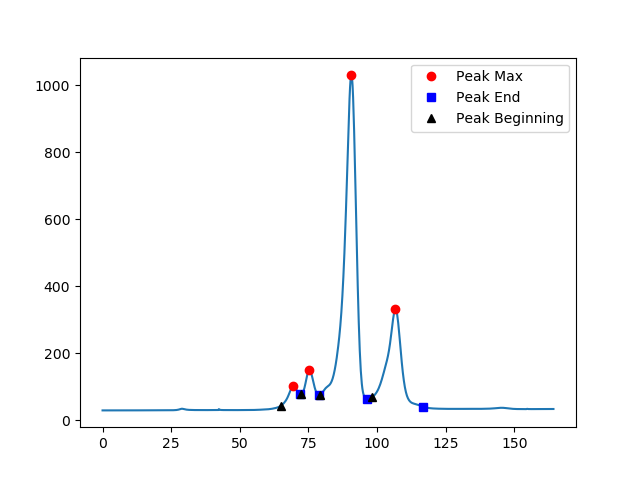

Generate this figure with Python:
#!/usr/bin/env python3

#bch5884 project2 code
#author Hannah O'Day
#uploaded to github repository: https://github.com/hannahoday/bch5884.git

import numpy
from matplotlib import pyplot
import math

#reading file
f=open("superose6_50.asc")
lines=f.readlines()
f.close()

#setting array variables
t=[]
a=[]

#parsing file into arrays t[] and a[]
for line in lines[3:]:
    words=line.split()
    try:
        t.append(float(words[0]))
        a.append(float(words[1]))
    except:
        print("could not parse", line)
        continue

#converting to numpy
t=numpy.array(t)
a=numpy.array(a)

#taking gradient of array a[]
da=numpy.gradient(a)

#setting arrays for peak[][] = peak maximums, peakend[][] = peak endings, peakbeg[][] = peak beginnings
peak=[[],[]]
peakend=[[],[]]
peakbeg=[[],[]]

#setting count for for loop
count=300

#truncated the data from points 300-627
for i in da[300:627]:
    #finding peaks by looking for where the derivative is 0 (or passes through it)
    boo=da[count]>0 and da[count+1]<0
    if boo==True:
        peak[0].append(t[count])
        peak[1].append(a[count])
    #finding peak end by looking at where the derivative goes from negative to positive
    boo2=da[count]<=0 and da[count+1]>=0
    if boo2==True:
        peakend[0].append(t[count])
        peakend[1].append(a[count]) 
    #finding peak beginning by looking at rate of increase in derivative
    boo3=da[count]<=0.1 and da[count+1]>=0.11
    if a[count+1]-a[count]>1 and a[count+1]-a[count]<1.11:
        peakbeg[0].append(t[count])
        peakbeg[1].append(a[count])         
    if count<879:
        count=count+1


#printing statement for peak maximums and delineation of peaks
print("The peak maximums (time, maximum) are located at:\n(",peak[0][0],",",peak[1][0],"), (",peak[0][1],",",peak[1][1],"), (",peak[0][2],",",peak[1][2],"), and (",peak[0][3],",",peak[1][3],")")
print("Peak 1 begins at time ",peakbeg[0][0]," and ends at time ",peakend[0][0])
print("Peak 2 begins at time ",peakbeg[0][1]," and ends at time ",peakend[0][1])
print("Peak 3 begins at time ",peakbeg[0][2]," and ends at time ",peakend[0][2])
print("Peak 4 begins at time ",peakbeg[0][3]," and ends at time ",peakend[0][3])

#plotting graph with all points and legend
pyplot.plot(t,a)
peakmax, = pyplot.plot(peak[0],peak[1],'ro',label='Peak Max')
endpeak, = pyplot.plot(peakend[0],peakend[1],'bs', label='Peak End')
begpeak, = pyplot.plot(peakbeg[0],peakbeg[1],'k^', label='Peak Beginning')
pyplot.legend(handles=[peakmax, endpeak, begpeak])

#saving plot to 'project2.png'
pyplot.savefig("project2.png")

#show plot
pyplot.show()